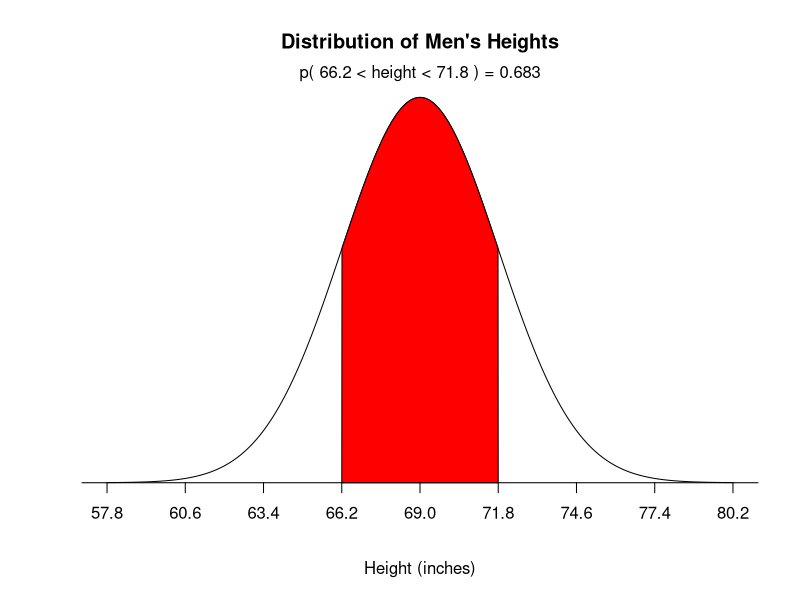

R code for this plot:
# creating normal plot
# Men's heights are normally distributed with a population mean of 69.0 inches
# and a population standard deviation of 2.8 inches

population_mean <- 69
population_sd <- 2.8
sd_to_fill <- 1
lower_bound <- population_mean - population_sd * sd_to_fill
upper_bound <- population_mean + population_sd * sd_to_fill

# Generates equally spaced values within 4 standard deviations of the mean
# This is used to connect the points on the curve so the more points the better
x <- seq(-4, 4, length = 1000) * population_sd + population_mean

# Returns the height of the probably distribution at each of those points
y <- dnorm(x, population_mean, population_sd)

# Generate the plot, where:
# - type: the type of plot to be drawn where "n" means do not plot the points
# - xlab: the title of the x axis
# - ylab: the title of the y axis
# - main: the overall title for the plot
# - axes: when false it suppresses the axis automatically generated by the high level plotting function so that we can create custom axis
plot(x, y, type="n", xlab = "Height (inches)", ylab = "", main = "Distribution of Men's Heights", axes = FALSE)

# Connect all of the points with each other to form the bell curve
lines(x, y)

# Returns a vector of boolean values representing whether the x value is between the two bounds then
# filters the values so that only the ones within the bounds are returned
bounds_filter <- x >= lower_bound & x <= upper_bound
x_within_bounds <- x[bounds_filter]
y_within_bounds <- y[bounds_filter]

# We want the filled in area to extend all the way down to the y axis which is why these two lines are necessary
# It makes the first point in the polygon (lower_bound, 0) and the last point (upper_bound, 0)
x_polygon <- c(lower_bound, x_within_bounds, upper_bound)
y_polygon <- c(0, y_within_bounds, 0)

polygon(x_polygon, y_polygon, col = "red")

# Now determine the probability that someone falls between the two bounds so we can display it above the curve
# Remember that pnorm returns the probability that a normally distributed random number will be less than the given number
probability_within_bounds <- pnorm(upper_bound, population_mean, population_sd) - pnorm(lower_bound, population_mean, population_sd)

# Concatenate the various values so we can display it on the curve
text <- paste("p(", lower_bound, "< height <", upper_bound, ") =", signif(probability_within_bounds, digits = 3))

# Display the text on the plot. The default "side" parameter is 3, representing the top of the plot.
mtext(text)

# Add an axis to the current plot, where:
# - side: which side of the plot the axis should be drawn on where 1 represents the bottom
# - at: the points at which the tick-marks are to be drawn
# - pos: the coordinate at which the axis line is to be drawn
sd_axis_bounds = 5
axis_bounds <- seq(-sd_axis_bounds * population_sd + population_mean, sd_axis_bounds * population_sd + population_mean, by = population_sd)
axis(side = 1, at = axis_bounds, pos = 0)
